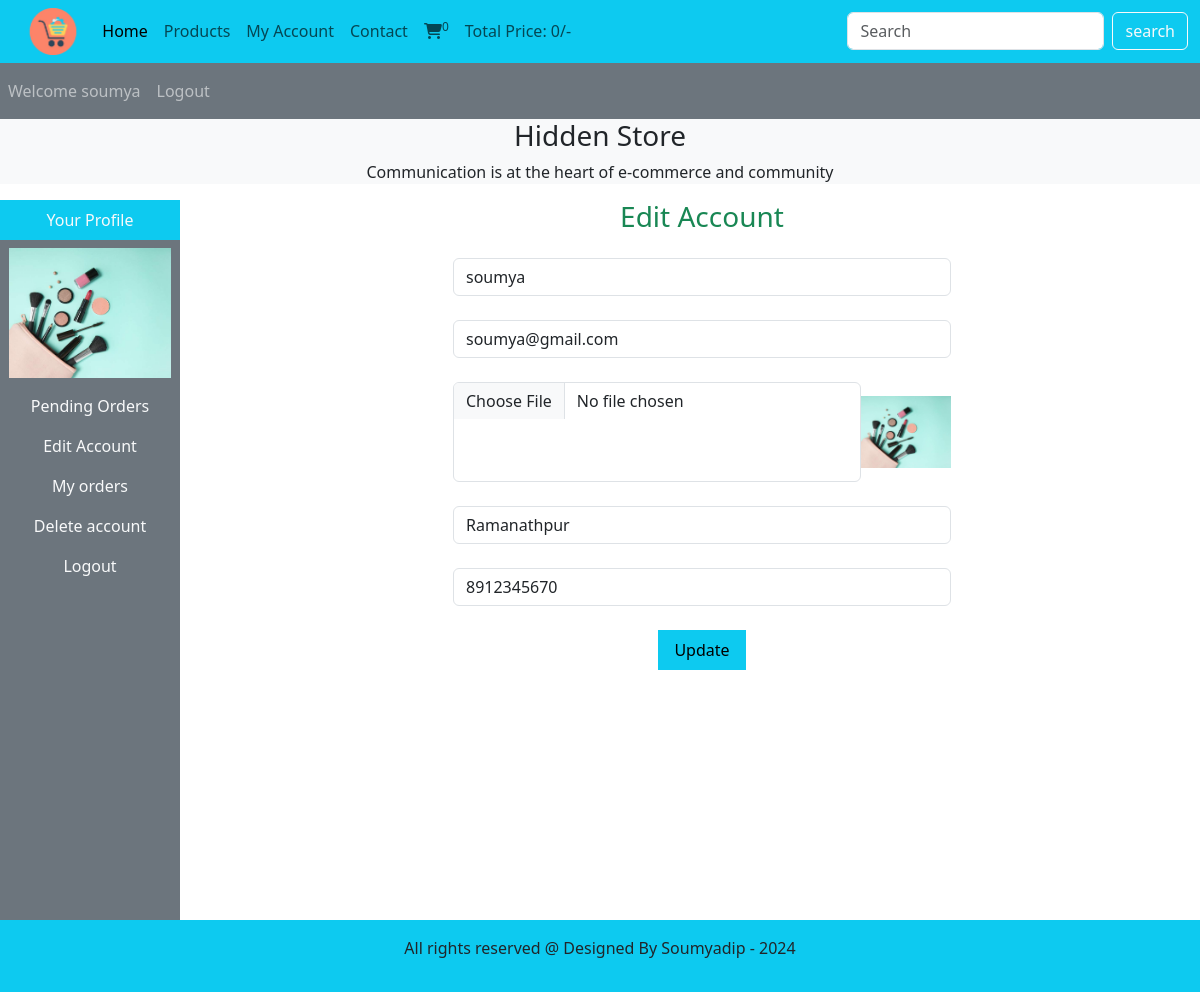
Page /Ecommerce_website/users_area/profile.php?edit_account (signed in) on the committed database.
### tables this page shows
CREATE TABLE `user_table` (
  `user_id` int(11) NOT NULL,
  `username` varchar(100) NOT NULL,
  `user_email` varchar(100) NOT NULL,
  `user_password` varchar(255) NOT NULL,
  `user_image` varchar(255) NOT NULL,
  `user_ip` varchar(100) NOT NULL,
  `user_address` varchar(255) NOT NULL,
  `user_mobile` varchar(20) NOT NULL
);

### Ecommerce_website/users_area/edit_account.php (the view, shortened to what this page needs)
<?php
    if(isset($_GET['edit_account'])) {
        $user_session_name = $_SESSION['username'];
        $select_query = "Select * from `user_table` where username='$user_session_name'";
        $result_query = mysqli_query($con,$select_query);
        $row_fetch = mysqli_fetch_assoc($result_query);
        $username = $row_fetch['username'];
        $user_email = $row_fetch['user_email'];
        $user_address = $row_fetch['user_address'];
        $user_mobile = $row_fetch['user_mobile'];
    }
?>
<!DOCTYPE html>
<html lang="en">
<head>
</head>
<body>
    <h3 class="text-success mb-4">Edit Account</h3>
    <form action="" method="post" enctype="multipart/form-data" >
        <div class="mb-4 form-outline">
            <input type="text" class="form-control w-50 m-auto"name="user_username" value="<?php echo $username?>">
        </div>
        <div class="mb-4 form-outline">
            <input type="email" class="form-control w-50 m-auto"name="user_email" value="<?php echo $user_email?>">
        </div>
        <div class="mb-4 form-outline d-flex  w-50 m-auto">
            <input type="file" class="form-control" name="user_image">
            <img src="./user_images/<?php echo $user_image?>" alt="" class="edit_image">
        </div>
        <div class="mb-4 form-outline">
            <input type="text" class="form-control w-50 m-auto"name="user_address" value="<?php echo $user_address?>">
        </div>
        <div class="mb-4 form-outline">
            <input type="text" class="form-control w-50 m-auto"name="user_mobile" value="<?php echo $user_mobile?>">
        </div>
        <input type="submit" value="Update" class="bg-info border-0 py-2 px-3"name="user_update">
    </form>
</body>
</html>

### Ecommerce_website/users_area/profile.php (shortened to what this page needs)
<?php
include ('../functions/common_function.php');
?>
<!DOCTYPE html>
<html lang="en">
<head>
    <link href="https://cdn.jsdelivr.net/npm/bootstrap@5.3.3/dist/css/bootstrap.min.css" rel="stylesheet">
    <link rel="stylesheet" href="https://cdnjs.cloudflare.com/ajax/libs/font-awesome/6.5.2/css/all.min.css">
    <link rel="stylesheet" href="../style.css">
</head>
<body>
    <div class="container-fluid p-0">
    <nav class="navbar navbar-expand-lg  bg-info">
        <div class="container-fluid">
        <img src="../images/logo1.png" alt="" class="cart_logo">
            <div class="collapse navbar-collapse" id="navbarSupportedContent">
            <ul class="navbar-nav me-auto mb-2 mb-lg-0">
                <li class="nav-item">
                <a class="nav-link active" aria-current="page" href="../index.php">Home</a>
                </li>
                <li class="nav-item">
                <a class="nav-link" href="../display_all.php">Products</a>
                </li>
                <li class="nav-item">
                <a class="nav-link" href="profile.php">My Account</a>
                </li>
                <li class="nav-item">
                <a class="nav-link" href="#">Contact</a>
                </li>
                <li class="nav-item">
                <a class="nav-link" href="../cart.php"><i class="fa-solid fa-cart-shopping"></i><sup><?php cart_item();?></sup></a>
                </li>
                <li class="nav-item">
                <a class="nav-link" href="#">Total Price: <?php total_cart_price();?>/-</a>
                </li>
            </ul>
            <form class="d-flex" role="search" action="../search_product.php" method="get">
                <input class="form-control me-2" type="search" placeholder="Search" aria-label="Search" name="search_data">
                <input type="submit" value="search" class="btn btn-outline-light" name="search_data_product">
            </form>
            </div>
        </div>
    </nav>
<nav class="navbar navbar-expand-lg navbar-dark bg-secondary">
    <ul class="navbar-nav me-auto">
        <?php
            if(!isset($_SESSION['username'])) {
                echo"<li class='nav-item'>
                <a class='nav-link' href='#'>Welcome Guest</a>
                </li>";
            }
            else {
                echo"<li class='nav-item'>
                <a class='nav-link' href='#'>Welcome ".$_SESSION['username']."</a>
                </li>";
            }
            if(!isset($_SESSION['username'])) {
                echo"<li class='nav-item'>
                <a class='nav-link' href='./user_login.php'>Login</a>
                </li>";
            }
            else {
                echo"<li class='nav-item'>
                <a class='nav-link' href='./logout.php'>Logout</a>
                </li>";
            }
        ?>
    </ul>
</nav>
<div class="bg-light">
    <h3 class="text-center">Hidden Store</h3>
    <p class="text-center">Communication is at the heart of e-commerce and community</p>
</div>
<div class="row">
    <div class="col-md-2 ">
            <ul class="navbar-nav bg-secondary text-center " style="height:90vh">
                <li class="nav-item bg-info">
                    <a class="nav-link text-light" href="#">Your Profile</a>
                </li>
                <?php
                    $username = $_SESSION['username'];
                    $user_image = "select * from `user_table` where username = '$username'";
                    $result_image = mysqli_query($con,$user_image);
                    $row_image = mysqli_fetch_array($result_image);
                    $user_image = $row_image['user_image'];
                    echo "<li class='nav-item '>
                        <img src='./user_images/$user_image' class='profile_img my-2'  alt=' '>
                    </li>";
                ?>
                <li class="nav-item ">
                    <a class="nav-link text-light" href="profile.php">Pending Orders</a>
                </li>
                <li class="nav-item ">
                    <a class="nav-link text-light" href="profile.php?edit_account">Edit Account</a>
                </li>
                <li class="nav-item ">
                    <a class="nav-link text-light" href="profile.php?my_orders">My orders</a>
                </li>
                <li class="nav-item ">
                    <a class="nav-link text-light" href="profile.php?delete_account">Delete account</a>
                </li>
                <li class="nav-item ">
                    <a class="nav-link text-light" href="logout.php">Logout</a>
                </li>
            </ul>
    </div>
    <div class="col-md-10 text-center">
        <?php
            if(isset($_GET['edit_account'])) {
                include('edit_account.php');
            }
        ?>
    </div>
</div>
<?php
    include ('../includes/footer.php');
?>
</div>
</body>
</html>

### Ecommerce_website/style.css (style rules this page uses)
* { margin: 0; padding: 0; box-sizing: border-box; }
.cart_logo { width: 7%; height: 7%; }

### Ecommerce_website/users_area/profile.php (style rules this page uses)
body { overflow-x:hidden; }
.profile_img { width: 90%; margin: auto; display:block; object-fit:contain; }

### Ecommerce_website/users_area/edit_account.php (style rules this page uses)
.edit_image { width: 90px; height: 100px; object-fit:contain; }

### rows in the picture
user_table: user_image (picture), user_username "soumya", user_email "soumya@gmail.com", user_address "Ramanathpur", user_mobile "8912345670"

### other values in the picture
$count_cart_items "0"
$total "0"
$_SESSION['username'] "soumya"
